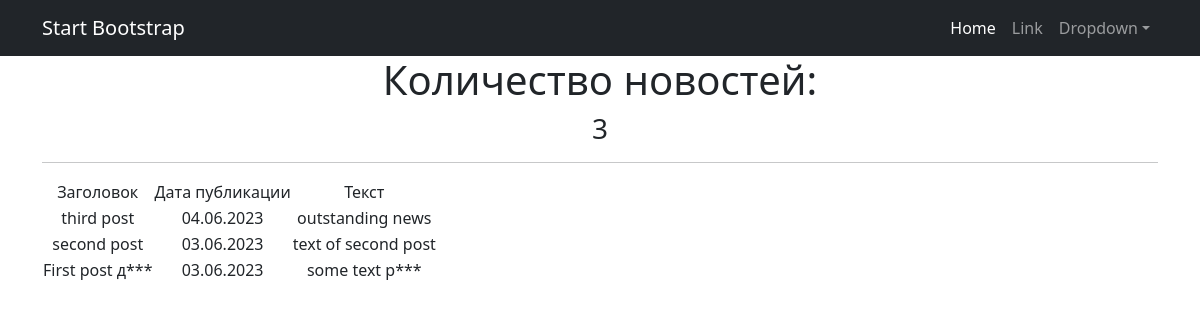
Page /news/ on the committed database.
### simpleapp/models.py (models this page shows, shortened)
class Post(models.Model):
    Article_or_News = [
        ('A', 'Статья'),
        ('N', 'Новость')
    ]
    heading = models.CharField(max_length = 50)
    text = models.TextField()
    post_rate = models.IntegerField(default = 0)
    date_time = models.DateTimeField(auto_now_add = True)
    author = models.ForeignKey(Author, on_delete = models.CASCADE)
    choice = models.CharField(max_length = 1, choices = Article_or_News, default = 'N')
    categories = models.ManyToManyField(Category, through = 'PostCategory')

### simpleapp/views.py (the view)
# urls.py: path('', NewsList.as_view()),
class NewsList(ListView):
    model = Post
    ordering = '-date_time'
    template_name = 'flatpages/news.html'
    context_object_name = 'posts'
    def get_context_data(self, **kwargs):
        context = super().get_context_data(**kwargs)
        context['time_now'] = datetime.datetime.utcnow()
        context['next_sale'] = None
        return context

### simpleapp/templatetags/custom_filters.py (called while the page is built)
@register.filter()
def censor(sentence):
    text = sentence.split()
    for i, word in enumerate(text):
        if word in bad_words:
            text[i] = word[0] + '***'
    return ' '.join(text)

### templates/flatpages/news.html (shortened to what this page needs)
{% extends 'flatpages/default.html' %}
{% load custom_filters %}
{% block content %}
   <h1>Количество новостей:</h1>
 <h3>{{ posts|length}}</h3>
   <hr>
   {% if posts %}
       <table>
           <tr>
               <td> Заголовок</td>
               <td>Дата публикации</td>
               <td>Текст</td>
           </tr>
           {% for post in posts %}
           <tr>
               <td> {{post.heading|censor}} </td>
               <td> {{post.date_time|date:'d.m.Y'}} </td>
               <td> {{post.text|truncatewords:20|censor}} </td>
           </tr>
           {% endfor %}
       </table>
   {% else %}
       <h2>Постов нет!</h2>
   {% endif %}
{% endblock content %}

### templates/flatpages/default.html (shortened to what this page needs)
<!DOCTYPE html>
<html lang="en">
    <head>
        {% load static %}
        <link href="{% static 'css/styles.css' %}" rel="stylesheet" />
    </head>
    <body>
        <nav class="navbar navbar-expand-lg navbar-dark bg-dark">
            <div class="container">
                <a class="navbar-brand" href="#">Start Bootstrap</a>
                <div class="collapse navbar-collapse" id="navbarSupportedContent">
                    <ul class="navbar-nav ms-auto mb-2 mb-lg-0">
                        <li class="nav-item"><a class="nav-link active" aria-current="page" href="#">Home</a></li>
                        <li class="nav-item"><a class="nav-link" href="#">Link</a></li>
                        <li class="nav-item dropdown">
                            <a class="nav-link dropdown-toggle" id="navbarDropdown" href="#" role="button" data-bs-toggle="dropdown" aria-expanded="false">Dropdown</a>
                        </li>
                    </ul>
                </div>
            </div>
        </nav>
        <div class="container">
   <div class="row">
       <div class="col-lg-12 text-center">
           {% block content %}{% endblock content %}
       </div>
   </div>
</div>
    </body>
</html>

### rows in the picture
Post: heading|censor "third post", date_time "04.06.2023", text|censor "outstanding news"
Post: heading|censor "second post", date_time "03.06.2023", text|censor "text of second post"
Post: heading|censor "First post д***", date_time "03.06.2023", text|censor "some text р***"

### other values in the picture
{{ posts|length }} "3"
